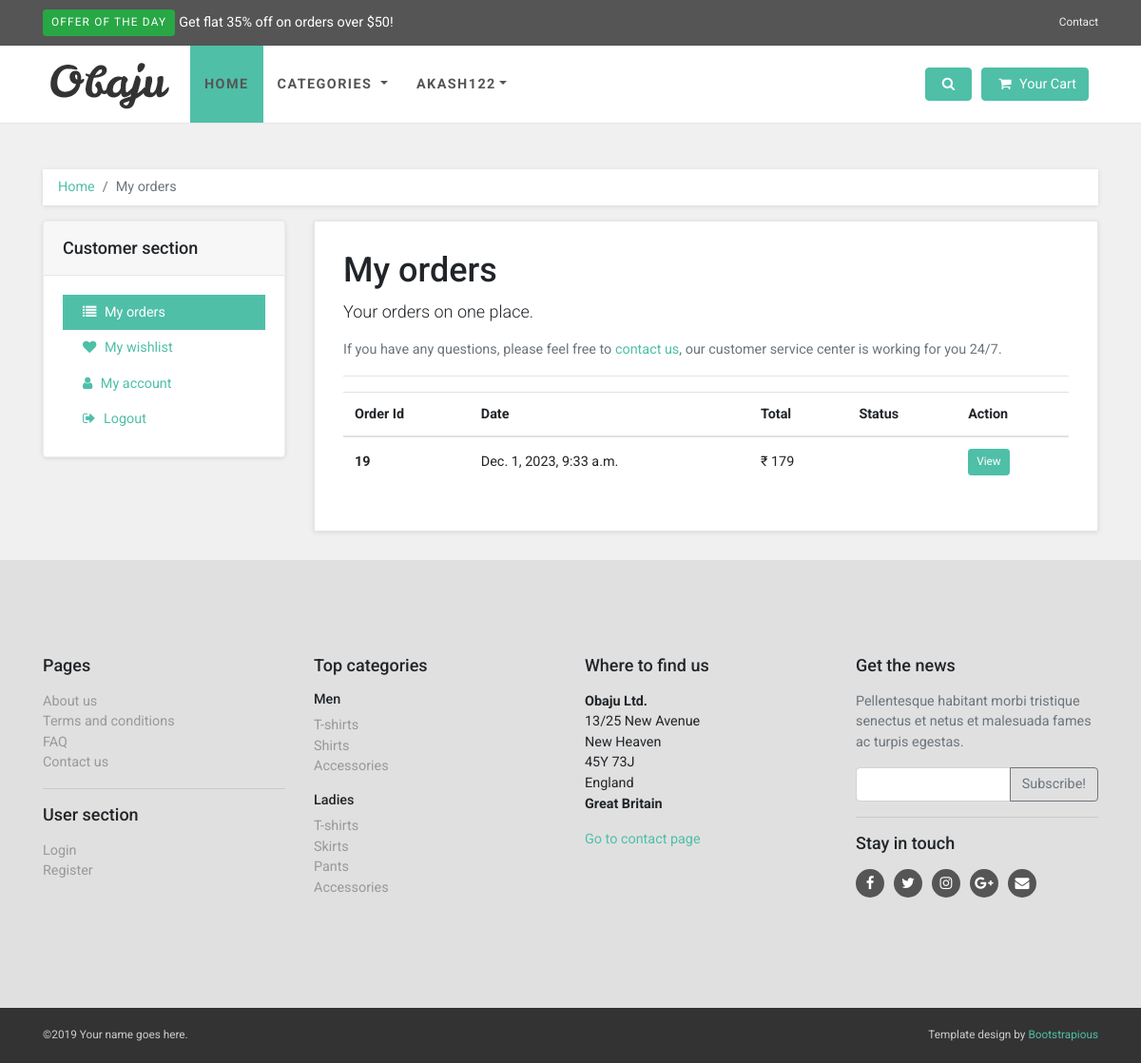
/orders/akash122 (signed in), run on an earlier commit of the app's database.
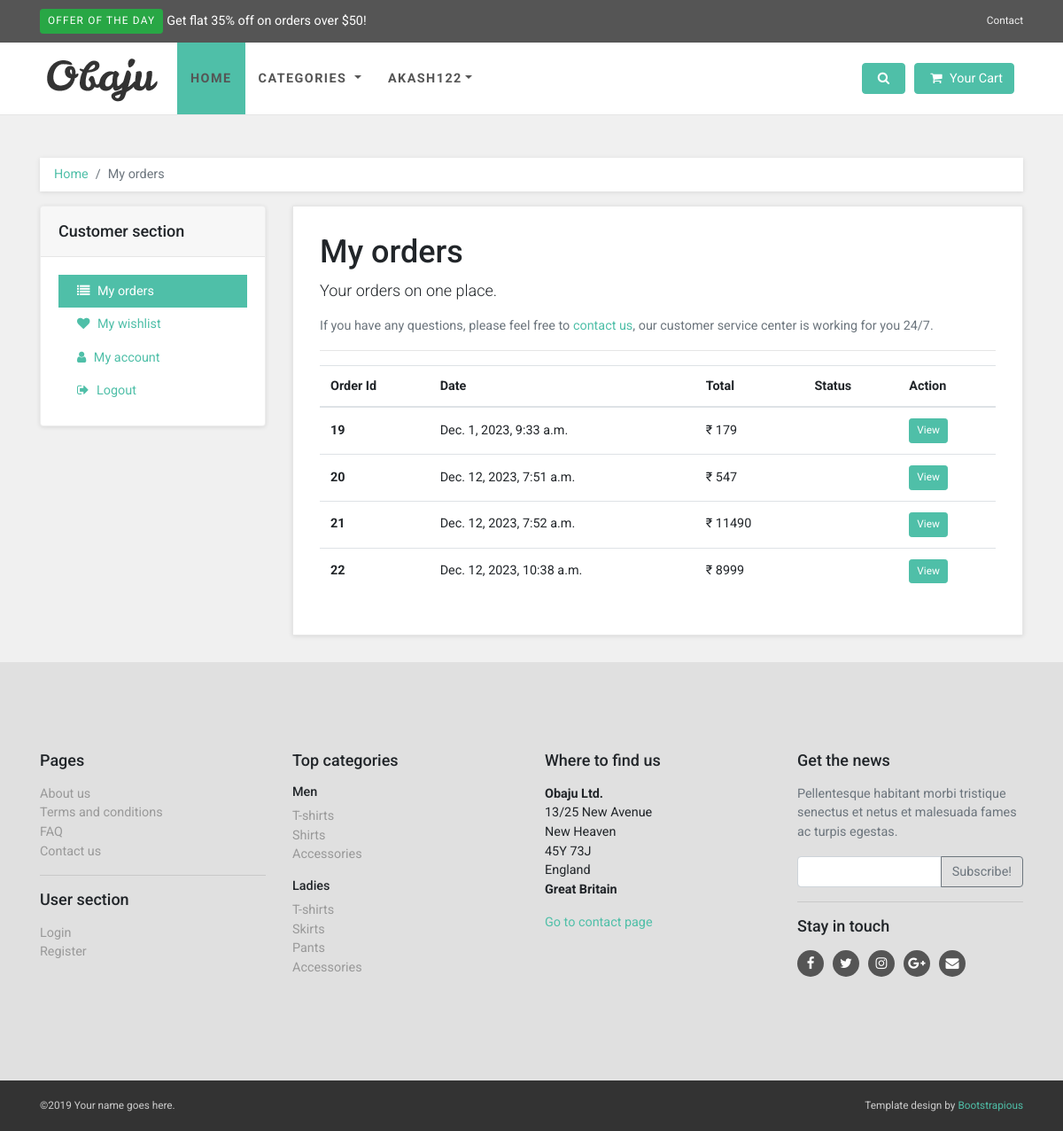
And on a later commit of the database.
### orders/models.py (models this page shows, shortened)
class Order(models.Model):
    user = models.ForeignKey(User, on_delete=models.CASCADE)
    delivery_address = models.ForeignKey(Address, on_delete=models.SET_NULL, null=True)
    order_date = models.DateTimeField(auto_now_add=True)
    total_bill = models.IntegerField(blank=True, null=True)
    transaction_id = models.CharField(max_length=100, blank=True)
    payment_method = models.CharField(max_length=20, choices=payment_choices)
    is_confirmed = models.BooleanField(default=False)

### orders/views.py (the view)
# urls.py: path('orders/<str:id>', views.order),
@login_required
def order(request, id):
    price = {}
    data = Order.objects.filter(user=request.user)
    for x in data:
        sum = 0
        items = OrderItems.objects.filter(order=x)
        for y in items:
            sum += y.product.price * y.quantity
        price[x.id] = sum
    context = {
        'data' : data,
        'price' : price,
        'category' : ProductCategory.objects.all()
    }
    return render(request, 'order_template/customer-orders.html', context)

### account/models.py (called while the page is built)
    def __str__(self) -> str:
        return self.username

### templates/order_template/customer-orders.html (shortened to what this page needs)
{% extends '../base.html' %}
{% load static %}
{% block content %}
<div id="all">
  <div id="content">
    <div class="container">
      <div class="row">
        <div class="col-lg-12">
          <nav aria-label="breadcrumb">
            <ol class="breadcrumb">
              <li class="breadcrumb-item"><a href="#">Home</a></li>
              <li aria-current="page" class="breadcrumb-item active">My orders</li>
            </ol>
          </nav>
        </div>
        <div class="col-lg-3">
          <div class="card sidebar-menu">
            <div class="card-header">
              <h3 class="h4 card-title">Customer section</h3>
            </div>
            <div class="card-body">
              <ul class="nav nav-pills flex-column"><a href="/orders/{{user}}" class="nav-link active"><i
                    class="fa fa-list"></i> My orders</a><a href="/wishlist/{{user}}" class="nav-link"><i
                    class="fa fa-heart"></i> My wishlist</a><a href="/account/{{user}}" class="nav-link"><i
                    class="fa fa-user"></i> My account</a><a href="/logout/{{user}}" class="nav-link"><i
                    class="fa fa-sign-out"></i> Logout</a></ul>
            </div>
          </div>
        </div>
        <div id="customer-orders" class="col-lg-9">
          <div class="box">
            <h1>My orders</h1>
            <p class="lead">Your orders on one place.</p>
            <p class="text-muted">If you have any questions, please feel free to <a href="contact.html">contact us</a>,
              our customer service center is working for you 24/7.</p>
            <hr>
            <div class="table-responsive">
              <table class="table table-hover">
                <thead>
                  <tr>
                    <th>Order Id</th>
                    <th>Date</th>
                    <th>Total</th>
                    <th>Status</th>
                    <th>Action</th>
                  </tr>
                </thead>
                <tbody>
                  {% for item in data %}
                  <tr>
                    <th>{{item.id}}</th>
                    <td>{{item.order_date}}</td>
                    <td>&#8377; {{ item.total_bill }}</td>
                    <td></td>
                    <td><a href="/order-details/{{user}}/{{item.id}}" class="btn btn-primary btn-sm">View</a></td>
                  </tr>
                  {% endfor %}
                </tbody>
              </table>
            </div>
          </div>
        </div>
      </div>
    </div>
  </div>
</div>
{% endblock %}

What changed in the data, as far as the page shows it:
added Order: id "20", order_date "Dec. 12, 2023, 7:51 a.m.", total_bill "547"
added Order: id "21", order_date "Dec. 12, 2023, 7:52 a.m.", total_bill "11490"
added Order: id "22", order_date "Dec. 12, 2023, 10:38 a.m.", total_bill "8999"
